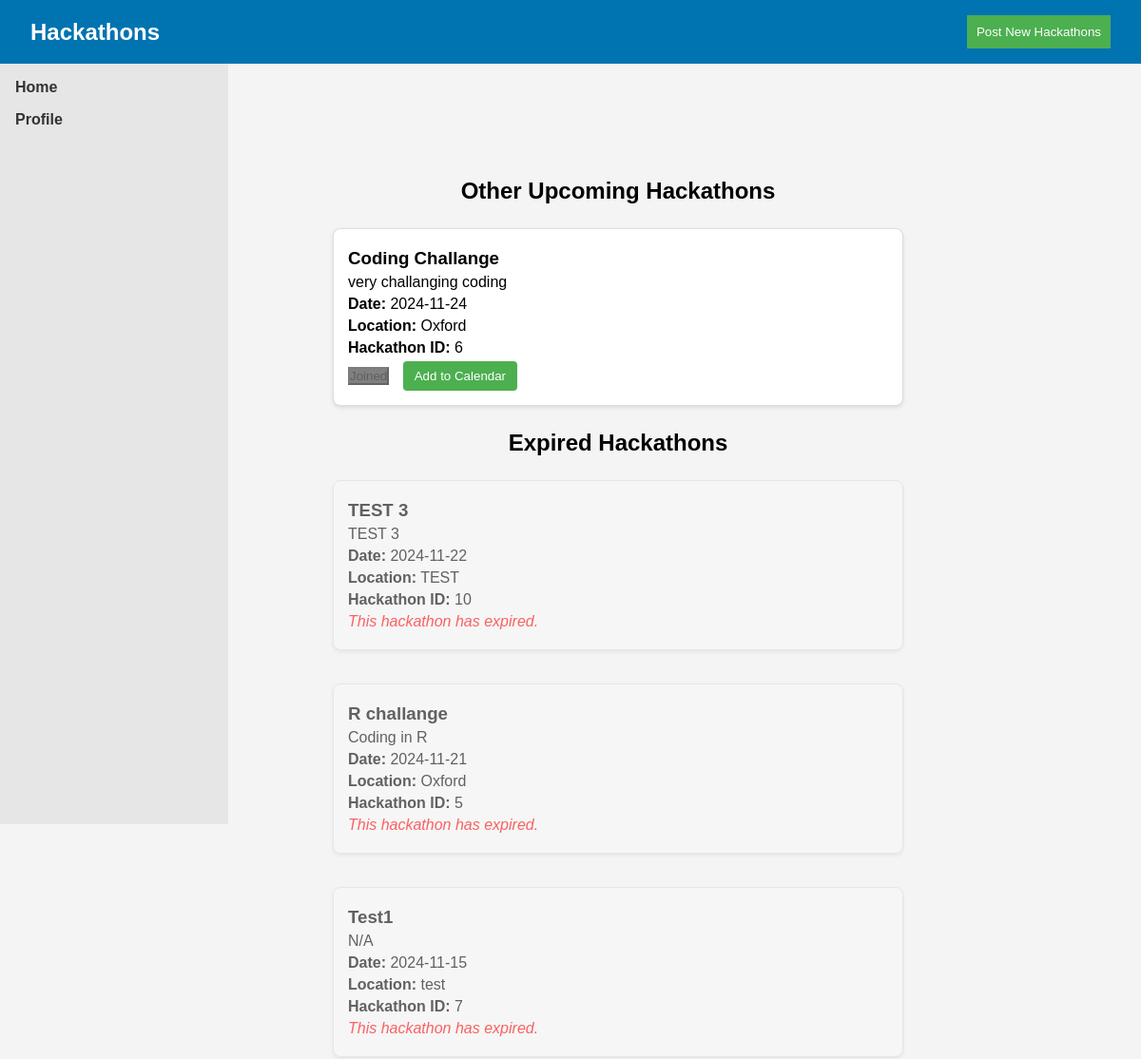
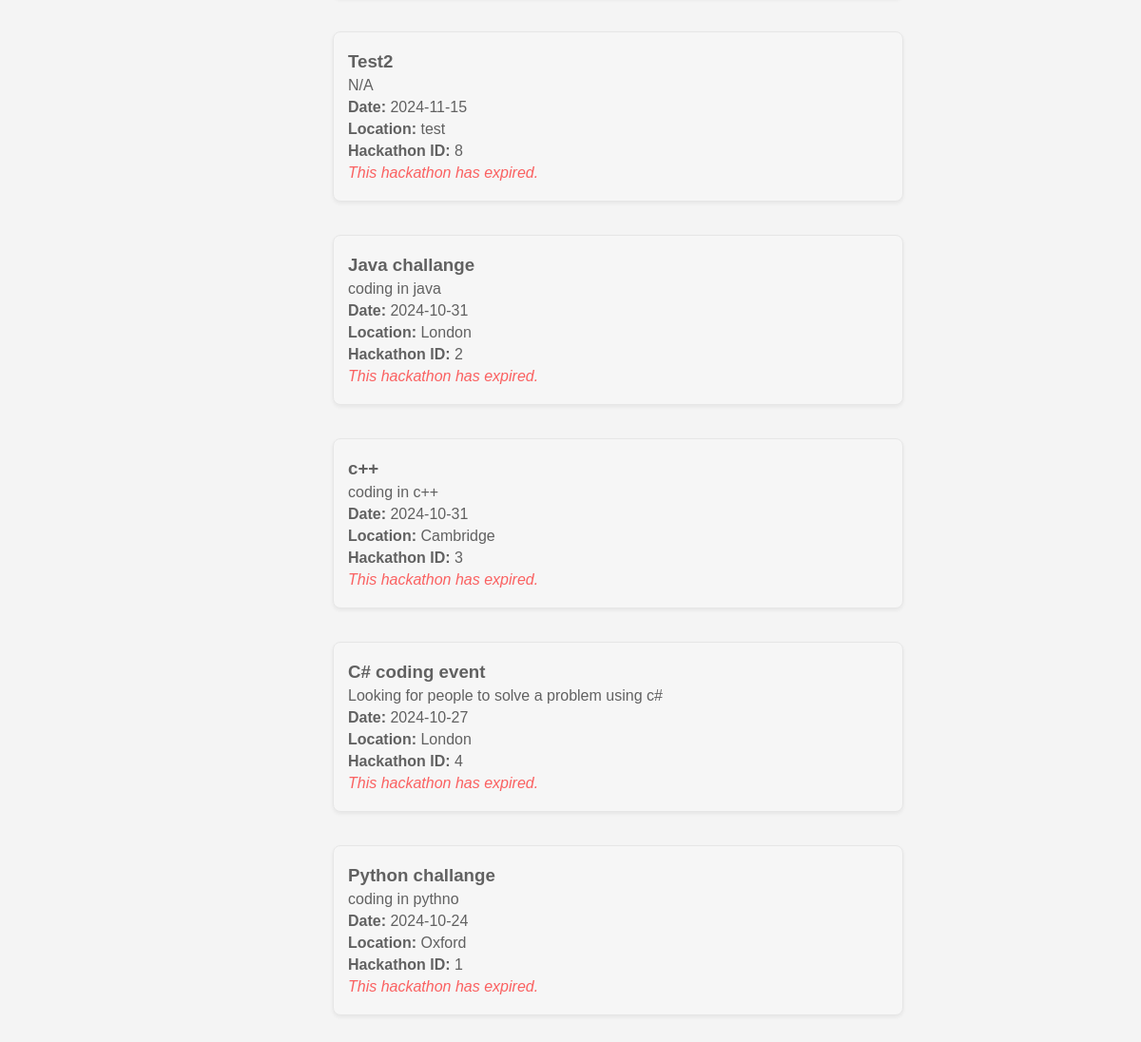
Page /hack (signed in) on the committed database (2 pictures, top to bottom).
### tables this page shows
CREATE TABLE hackathons (
    id INTEGER PRIMARY KEY AUTOINCREMENT,
    title TEXT NOT NULL,
    description TEXT NOT NULL,
    date TEXT NOT NULL,
    location TEXT NOT NULL
);

### app.py (the view)
@app.route('/hack', methods=['GET'])
def hack():
    if 'username' not in session:
        flash("Please log in to view hackathons.", "error")
        return redirect(url_for('home'))
    username = session['username']
    today = datetime.now().date()
    user_profile = query_db("SELECT skills FROM user_profiles WHERE username = ?", [username], one=True)
    user_skills = user_profile[0].split(',') if user_profile and user_profile[0] else []
    skill_conditions = " OR ".join([
        "(title LIKE ? OR title LIKE ? OR title LIKE ? OR description LIKE ? OR description LIKE ? OR description LIKE ?)"
        for _ in user_skills
    ])
    skill_params = []
    for skill in user_skills:
        trimmed_skill = skill.strip()
        skill_params.extend([
            f"% {trimmed_skill} %",
            f"{trimmed_skill} %",
            f"% {trimmed_skill}",
            f"% {trimmed_skill} %",
            f"{trimmed_skill} %",
            f"% {trimmed_skill}"
        ])
    matching_hackathons = query_db(f"""
        SELECT h.id, h.title, h.description, h.date, h.location,
               CASE WHEN p.username IS NOT NULL THEN 1 ELSE 0 END AS joined
        FROM hackathons h
        LEFT JOIN participants p ON h.id = p.hackathon_id AND p.username = ?
        WHERE h.date >= ? AND ({skill_conditions})
        ORDER BY h.date ASC
    """, [username, today] + skill_params)
    other_hackathons = query_db(f"""
        SELECT h.id, h.title, h.description, h.date, h.location,
               CASE WHEN p.username IS NOT NULL THEN 1 ELSE 0 END AS joined
        FROM hackathons h
        LEFT JOIN participants p ON h.id = p.hackathon_id AND p.username = ?
        WHERE h.date >= ? AND NOT ({skill_conditions})
        ORDER BY h.date ASC
    """, [username, today] + skill_params)
    expired_hackathons = query_db("""
        SELECT h.id, h.title, h.description, h.date, h.location,
               CASE WHEN p.username IS NOT NULL THEN 1 ELSE 0 END AS joined
        FROM hackathons h
        LEFT JOIN participants p ON h.id = p.hackathon_id AND p.username = ?
        WHERE h.date < ?
        ORDER BY h.date DESC
    """, [username, today])
    return render_template('hack.html', matching_hackathons=matching_hackathons, other_hackathons=other_hackathons, expired_hackathons=expired_hackathons)

### app.py (called while the page is built)
def get_db():
     db = sqlite3.connect('database.sqlite')
     db.row_factory = sqlite3.Row
     return db

def query_db(query, args=(), one=False):
     cur = get_db().execute(query, args)
     rv = cur.fetchall()
     cur.close()
     return (rv[0] if rv else None) if one else rv

### templates/hack.html (shortened to what this page needs)
<!DOCTYPE html>
<html lang="en">
<head>
    <link rel="stylesheet" href="{{ url_for('static', filename='css/hack.css') }}">
</head>
<body>
    <header>
        <div class="navbar">
            <h1>Hackathons</h1>
            <button class="post-hack-btn" onclick="showForm()">Post New Hackathons</button>
        </div>
    </header>
    <aside class="sidebar">
        <ul>
            <li><a href="/">Home</a></li>
                <li><a href="/profile">Profile</a></li>
        </ul>
    </aside>
    <main class="container">
        <div id="hackathon-feed">
            <h2>Other Upcoming Hackathons</h2>
            {% for hackathon in other_hackathons %}
            <div class="hackathon-post">
                <h3>{{ hackathon.title }}</h3>
                <p>{{ hackathon.description }}</p>
                <p><strong>Date:</strong> {{ hackathon.date }}</p>
                <p><strong>Location:</strong> {{ hackathon.location }}</p>
                <p><strong>Hackathon ID:</strong> {{ hackathon.id }}</p>
                {% if hackathon.joined == 1 %}
                    <button class="join-hackathon-btn joined" disabled>Joined</button>
                    <button onclick="location.href='/download_calendar/{{ hackathon.id }}'" class="calendar-btn">Add to Calendar</button>
                {% else %}
                    <button class="join-hackathon-btn" data-id="{{ hackathon.id }}" onclick="joinHackathon('{{ hackathon.id }}')">Join</button>
                {% endif %}
            </div>
            {% endfor %}
            <h2>Expired Hackathons</h2>
            {% for hackathon in expired_hackathons %}
            <div class="hackathon-post expired">
                <h3>{{ hackathon.title }}</h3>
                <p>{{ hackathon.description }}</p>
                <p><strong>Date:</strong> {{ hackathon.date }}</p>
                <p><strong>Location:</strong> {{ hackathon.location }}</p>
                <p><strong>Hackathon ID:</strong> {{ hackathon.id }}</p>
                <p class="expired-note">This hackathon has expired.</p>
            </div>
            {% endfor %}
        </div>
    </main>
</body>
</html>

### static/css/hack.css (style rules this page uses)
* { margin: 0; padding: 0; box-sizing: border-box; }
body { font-family: Arial, Helvetica, sans-serif; background-color: #f4f4f4; }
.navbar { background-color: #0073b1; color: white; padding: 1rem 2rem; display: flex; justify-content: space-between; align-items: center; }
.navbar h1 { font-size: 1.5rem; }
.post-hack-btn { background-color: #4CAF50; color: white; border: none; padding: 10px; cursor: pointer; }
.container { width: 80%; margin: 20px auto; padding: 20px; display: flex; flex-direction: column; align-items: center; }
#hackathon-feed { width: 100%; display: flex; flex-direction: column; gap: 15px; align-items: center; margin-top: 20px; padding-top: 60px; padding-left: 100px; }
.hackathon-post { background-color: white; padding: 15px; border-radius: 8px; box-shadow: 0px 2px 4px rgba(0, 0, 0, 0.1); border: 1px solid #ddd; width: 80%; max-width: 600px; margin: 10px 0; word-wrap: break-word; }
.hackathon-post h3, .hackathon-post p { text-align: left; margin: 5px 0; }
.sidebar { width: 20%; background-color: #e6e6e6; padding: 1rem; height: 100vh; position: fixed; left: 0; }
.sidebar ul { list-style: none; }
.sidebar ul li { margin-bottom: 1rem; }
.sidebar ul li a { color: #333; text-decoration: none; font-weight: bold; }
.joined { background-color: gray; cursor: default; }
.expired { opacity: 0.6; background-color: #f8f8f8; }
.expired-note { color: red; font-style: italic; }
.calendar-btn { background-color: #4CAF50; color: white; border: none; padding: 8px 12px; margin-left: 10px; cursor: pointer; border-radius: 4px; }

### rows in the picture
hackathons: title "Coding Challange", description "very challanging coding", date "2024-11-24", location "Oxford", id "6"
hackathons: title "TEST 3", description "TEST 3", date "2024-11-22", location "TEST", id "10"
hackathons: title "R challange", description "Coding in R", date "2024-11-21", location "Oxford", id "5"
hackathons: title "Test1", description "N/A", date "2024-11-15", location "test", id "7"
hackathons: title "Test2", description "N/A", date "2024-11-15", location "test", id "8"
hackathons: title "Java challange", description "coding in java", date "2024-10-31", location "London", id "2"
hackathons: title "c++", description "coding in c++", date "2024-10-31", location "Cambridge", id "3"
hackathons: title "C# coding event", description "Looking for people to solve a problem using c#", date "2024-10-27", location "London", id "4"
hackathons: title "Python challange", description "coding in pythno", date "2024-10-24", location "Oxford", id "1"
